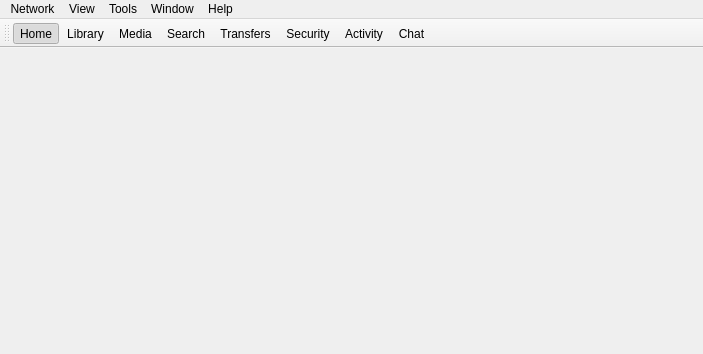
<?xml version="1.0" encoding="UTF-8"?>
<ui version="4.0">
 <class>CWinMain</class>
 <widget class="QMainWindow" name="WinMain">
  <property name="geometry">
   <rect>
    <x>0</x>
    <y>0</y>
    <width>703</width>
    <height>354</height>
   </rect>
  </property>
  <property name="windowTitle">
   <string>Quazaa</string>
  </property>
  <property name="windowIcon">
   <iconset resource="../Resource.qrc">
    <normaloff>:/Resource/Quazaa.png</normaloff>:/Resource/Quazaa.png</iconset>
  </property>
  <widget class="QWidget" name="centralwidget">
   <layout class="QVBoxLayout" name="verticalLayout">
    <property name="spacing">
     <number>0</number>
    </property>
    <property name="margin">
     <number>0</number>
    </property>
    <item>
     <widget class="QStackedWidget" name="stackedWidgetMain">
      <property name="autoFillBackground">
       <bool>true</bool>
      </property>
     </widget>
    </item>
   </layout>
  </widget>
  <widget class="QMenuBar" name="menubarMain">
   <property name="geometry">
    <rect>
     <x>0</x>
     <y>0</y>
     <width>703</width>
     <height>21</height>
    </rect>
   </property>
   <property name="styleSheet">
    <string notr="true"/>
   </property>
   <widget class="QMenu" name="menuNetwork">
    <property name="title">
     <string>Network</string>
    </property>
    <widget class="QMenu" name="menuConnect_To">
     <property name="title">
      <string>Choose Networks</string>
     </property>
     <addaction name="actionGnutella2"/>
     <addaction name="actionAres"/>
     <addaction name="actionEDonkey"/>
    </widget>
    <addaction name="actionConnect"/>
    <addaction name="actionDisconnect"/>
    <addaction name="separator"/>
    <addaction name="menuConnect_To"/>
    <addaction name="separator"/>
    <addaction name="actionChatWith"/>
    <addaction name="actionConnectTo"/>
    <addaction name="actionBrowseHost"/>
    <addaction name="separator"/>
    <addaction name="actionExitAfterTransfers"/>
    <addaction name="actionExit"/>
   </widget>
   <widget class="QMenu" name="menuView">
    <property name="title">
     <string>View</string>
    </property>
    <widget class="QMenu" name="menuAdvanced">
     <property name="title">
      <string>Advanced</string>
     </property>
     <addaction name="actionGraph"/>
     <addaction name="actionPacketDump"/>
     <addaction name="actionSearchMonitor"/>
     <addaction name="actionHitMonitor"/>
    </widget>
    <addaction name="actionHome"/>
    <addaction name="actionLibrary"/>
    <addaction name="actionMedia"/>
    <addaction name="actionSearch"/>
    <addaction name="actionTransfers"/>
    <addaction name="actionSecurity"/>
    <addaction name="actionActivity"/>
    <addaction name="actionChat"/>
    <addaction name="separator"/>
    <addaction name="actionHostCache"/>
    <addaction name="actionDiscovery"/>
    <addaction name="actionScheduler"/>
    <addaction name="menuAdvanced"/>
   </widget>
   <widget class="QMenu" name="menuTools">
    <property name="title">
     <string>Tools</string>
    </property>
    <widget class="QMenu" name="menuBitTorrent">
     <property name="title">
      <string>BitTorrent</string>
     </property>
     <addaction name="actionCreateTorrent"/>
     <addaction name="actionSeedTorrent"/>
     <addaction name="actionOpenTorrent"/>
    </widget>
    <addaction name="menuBitTorrent"/>
    <addaction name="actionURLDownload"/>
    <addaction name="actionOpenDownloadFolder"/>
    <addaction name="actionShares"/>
    <addaction name="actionImportPartials"/>
    <addaction name="separator"/>
    <addaction name="actionChooseSkin"/>
    <addaction name="actionChooseLanguage"/>
    <addaction name="separator"/>
    <addaction name="actionEditMyProfile"/>
    <addaction name="actionQuickstartWizard"/>
    <addaction name="actionSettings"/>
   </widget>
   <widget class="QMenu" name="menuWindow">
    <property name="title">
     <string>Window</string>
    </property>
    <addaction name="actionLockPanels"/>
   </widget>
   <widget class="QMenu" name="menuHelp">
    <property name="title">
     <string>Help</string>
    </property>
    <addaction name="actionUsersGuide"/>
    <addaction name="actionQuazaaForums"/>
    <addaction name="actionFAQ"/>
    <addaction name="separator"/>
    <addaction name="actionCheckForNewVersion"/>
    <addaction name="actionConnectionTest"/>
    <addaction name="separator"/>
    <addaction name="actionDonate"/>
    <addaction name="actionAbout_Qt"/>
    <addaction name="actionAbout"/>
   </widget>
   <addaction name="menuNetwork"/>
   <addaction name="menuView"/>
   <addaction name="menuTools"/>
   <addaction name="menuWindow"/>
   <addaction name="menuHelp"/>
  </widget>
  <widget class="QStatusBar" name="statusbar">
   <property name="sizeGripEnabled">
    <bool>false</bool>
   </property>
  </widget>
  <widget class="QToolBar" name="toolBarNavigation">
   <property name="windowTitle">
    <string>toolBar</string>
   </property>
   <property name="toolButtonStyle">
    <enum>Qt::ToolButtonTextBesideIcon</enum>
   </property>
   <attribute name="toolBarArea">
    <enum>TopToolBarArea</enum>
   </attribute>
   <attribute name="toolBarBreak">
    <bool>false</bool>
   </attribute>
   <addaction name="actionHome"/>
   <addaction name="actionLibrary"/>
   <addaction name="actionMedia"/>
   <addaction name="actionSearch"/>
   <addaction name="actionTransfers"/>
   <addaction name="actionSecurity"/>
   <addaction name="actionActivity"/>
   <addaction name="actionChat"/>
  </widget>
  <action name="actionExit">
   <property name="icon">
    <iconset resource="../Resource.qrc">
     <normaloff>:/Resource/Generic/Exit.png</normaloff>:/Resource/Generic/Exit.png</iconset>
   </property>
   <property name="text">
    <string>Exit</string>
   </property>
   <property name="menuRole">
    <enum>QAction::QuitRole</enum>
   </property>
  </action>
  <action name="actionAbout">
   <property name="icon">
    <iconset resource="../Resource.qrc">
     <normaloff>:/Resource/Quazaa32.png</normaloff>:/Resource/Quazaa32.png</iconset>
   </property>
   <property name="text">
    <string>About</string>
   </property>
   <property name="menuRole">
    <enum>QAction::AboutRole</enum>
   </property>
  </action>
  <action name="actionLockPanels">
   <property name="icon">
    <iconset resource="../Resource.qrc">
     <normaloff>:/Resource/Generic/LockPanels.png</normaloff>:/Resource/Generic/LockPanels.png</iconset>
   </property>
   <property name="text">
    <string>Lock Panels</string>
   </property>
  </action>
  <action name="actionHome">
   <property name="checkable">
    <bool>true</bool>
   </property>
   <property name="checked">
    <bool>true</bool>
   </property>
   <property name="icon">
    <iconset resource="../Resource.qrc">
     <normaloff>:/Resource/Generic/Home.png</normaloff>:/Resource/Generic/Home.png</iconset>
   </property>
   <property name="text">
    <string>Home</string>
   </property>
   <property name="toolTip">
    <string>Home</string>
   </property>
   <property name="whatsThis">
    <string notr="true">Home</string>
   </property>
  </action>
  <action name="actionLibrary">
   <property name="checkable">
    <bool>true</bool>
   </property>
   <property name="checked">
    <bool>false</bool>
   </property>
   <property name="icon">
    <iconset resource="../Resource.qrc">
     <normaloff>:/Resource/Library/Library.png</normaloff>:/Resource/Library/Library.png</iconset>
   </property>
   <property name="text">
    <string>Library</string>
   </property>
   <property name="whatsThis">
    <string notr="true">Library</string>
   </property>
  </action>
  <action name="actionSearch">
   <property name="checkable">
    <bool>true</bool>
   </property>
   <property name="icon">
    <iconset resource="../Resource.qrc">
     <normaloff>:/Resource/Generic/Search.png</normaloff>:/Resource/Generic/Search.png</iconset>
   </property>
   <property name="text">
    <string>Search</string>
   </property>
   <property name="whatsThis">
    <string notr="true">Search</string>
   </property>
  </action>
  <action name="actionTransfers">
   <property name="checkable">
    <bool>true</bool>
   </property>
   <property name="icon">
    <iconset resource="../Resource.qrc">
     <normaloff>:/Resource/Generic/Transfers.png</normaloff>:/Resource/Generic/Transfers.png</iconset>
   </property>
   <property name="text">
    <string>Transfers</string>
   </property>
   <property name="whatsThis">
    <string notr="true">Transfers</string>
   </property>
  </action>
  <action name="actionSecurity">
   <property name="checkable">
    <bool>true</bool>
   </property>
   <property name="icon">
    <iconset resource="../Resource.qrc">
     <normaloff>:/Resource/Security/Security.png</normaloff>:/Resource/Security/Security.png</iconset>
   </property>
   <property name="text">
    <string>Security</string>
   </property>
   <property name="whatsThis">
    <string notr="true">Security</string>
   </property>
  </action>
  <action name="actionActivity">
   <property name="checkable">
    <bool>true</bool>
   </property>
   <property name="icon">
    <iconset resource="../Resource.qrc">
     <normaloff>:/Resource/Generic/Globe.png</normaloff>:/Resource/Generic/Globe.png</iconset>
   </property>
   <property name="text">
    <string>Activity</string>
   </property>
   <property name="whatsThis">
    <string notr="true">Activity</string>
   </property>
  </action>
  <action name="actionMedia">
   <property name="checkable">
    <bool>true</bool>
   </property>
   <property name="icon">
    <iconset resource="../Resource.qrc">
     <normaloff>:/Resource/Media/Media.png</normaloff>:/Resource/Media/Media.png</iconset>
   </property>
   <property name="text">
    <string>Media</string>
   </property>
   <property name="whatsThis">
    <string notr="true">Media</string>
   </property>
   <property name="skinIdentifier" stdset="0">
    <string/>
   </property>
  </action>
  <action name="actionCreateTorrent">
   <property name="icon">
    <iconset resource="../Resource.qrc">
     <normaloff>:/Resource/Networks/CreateTorrent.png</normaloff>:/Resource/Networks/CreateTorrent.png</iconset>
   </property>
   <property name="text">
    <string>Create Torrent</string>
   </property>
  </action>
  <action name="actionSeedTorrent">
   <property name="icon">
    <iconset resource="../Resource.qrc">
     <normaloff>:/Resource/Networks/SeedTorrent.png</normaloff>:/Resource/Networks/SeedTorrent.png</iconset>
   </property>
   <property name="text">
    <string>Seed Torrent</string>
   </property>
  </action>
  <action name="actionOpenTorrent">
   <property name="icon">
    <iconset resource="../Resource.qrc">
     <normaloff>:/Resource/Networks/BitTorrent.png</normaloff>:/Resource/Networks/BitTorrent.png</iconset>
   </property>
   <property name="text">
    <string>Open Torrent</string>
   </property>
   <property name="toolTip">
    <string>Open Torrent</string>
   </property>
  </action>
  <action name="actionSettings">
   <property name="icon">
    <iconset resource="../Resource.qrc">
     <normaloff>:/Resource/Generic/Settings.png</normaloff>:/Resource/Generic/Settings.png</iconset>
   </property>
   <property name="text">
    <string>Settings</string>
   </property>
   <property name="menuRole">
    <enum>QAction::PreferencesRole</enum>
   </property>
  </action>
  <action name="actionEDonkey">
   <property name="checkable">
    <bool>true</bool>
   </property>
   <property name="icon">
    <iconset resource="../Resource.qrc">
     <normaloff>:/Resource/Networks/EDonkey.png</normaloff>:/Resource/Networks/EDonkey.png</iconset>
   </property>
   <property name="text">
    <string>eDonkey</string>
   </property>
   <property name="toolTip">
    <string>eDonkey</string>
   </property>
  </action>
  <action name="actionGnutella2">
   <property name="checkable">
    <bool>true</bool>
   </property>
   <property name="checked">
    <bool>true</bool>
   </property>
   <property name="icon">
    <iconset resource="../Resource.qrc">
     <normaloff>:/Resource/Networks/Gnutella2.png</normaloff>:/Resource/Networks/Gnutella2.png</iconset>
   </property>
   <property name="text">
    <string>Gnutella 2</string>
   </property>
  </action>
  <action name="actionConnect">
   <property name="icon">
    <iconset resource="../Resource.qrc">
     <normaloff>:/Resource/Network/Connect.png</normaloff>:/Resource/Network/Connect.png</iconset>
   </property>
   <property name="text">
    <string>Connect</string>
   </property>
  </action>
  <action name="actionDisconnect">
   <property name="icon">
    <iconset resource="../Resource.qrc">
     <normaloff>:/Resource/Network/Disconnect.png</normaloff>:/Resource/Network/Disconnect.png</iconset>
   </property>
   <property name="text">
    <string>Disconnect</string>
   </property>
  </action>
  <action name="actionConnectTo">
   <property name="icon">
    <iconset resource="../Resource.qrc">
     <normaloff>:/Resource/Network/ConnectTo.png</normaloff>:/Resource/Network/ConnectTo.png</iconset>
   </property>
   <property name="text">
    <string>Connect To</string>
   </property>
   <property name="shortcut">
    <string>Ctrl+T</string>
   </property>
  </action>
  <action name="actionExitAfterTransfers">
   <property name="icon">
    <iconset resource="../Resource.qrc">
     <normaloff>:/Resource/Generic/ExitAfterTransfers.png</normaloff>:/Resource/Generic/ExitAfterTransfers.png</iconset>
   </property>
   <property name="text">
    <string>Exit After Transfers</string>
   </property>
   <property name="menuRole">
    <enum>QAction::QuitRole</enum>
   </property>
  </action>
  <action name="actionChat">
   <property name="checkable">
    <bool>true</bool>
   </property>
   <property name="icon">
    <iconset resource="../Resource.qrc">
     <normaloff>:/Resource/Chat/Chat.png</normaloff>:/Resource/Chat/Chat.png</iconset>
   </property>
   <property name="text">
    <string>Chat</string>
   </property>
   <property name="whatsThis">
    <string notr="true">Chat</string>
   </property>
  </action>
  <action name="actionHostCache">
   <property name="checkable">
    <bool>true</bool>
   </property>
   <property name="icon">
    <iconset resource="../Resource.qrc">
     <normaloff>:/Resource/Network/HostCache.png</normaloff>:/Resource/Network/HostCache.png</iconset>
   </property>
   <property name="text">
    <string>Host Cache</string>
   </property>
   <property name="toolTip">
    <string>Host Cache</string>
   </property>
   <property name="statusTip">
    <string notr="true">Host Cache</string>
   </property>
  </action>
  <action name="actionDiscovery">
   <property name="checkable">
    <bool>true</bool>
   </property>
   <property name="icon">
    <iconset resource="../Resource.qrc">
     <normaloff>:/Resource/Network/Discovery.png</normaloff>:/Resource/Network/Discovery.png</iconset>
   </property>
   <property name="text">
    <string>Discovery</string>
   </property>
   <property name="statusTip">
    <string notr="true">Discovery</string>
   </property>
  </action>
  <action name="actionGraph">
   <property name="checkable">
    <bool>true</bool>
   </property>
   <property name="icon">
    <iconset resource="../Resource.qrc">
     <normaloff>:/Resource/Generic/Graph.png</normaloff>:/Resource/Generic/Graph.png</iconset>
   </property>
   <property name="text">
    <string>Graph</string>
   </property>
   <property name="statusTip">
    <string notr="true">Graph</string>
   </property>
  </action>
  <action name="actionPacketDump">
   <property name="checkable">
    <bool>true</bool>
   </property>
   <property name="icon">
    <iconset resource="../Resource.qrc">
     <normaloff>:/Resource/Network/PacketDump.png</normaloff>:/Resource/Network/PacketDump.png</iconset>
   </property>
   <property name="text">
    <string>Packet Dump</string>
   </property>
   <property name="statusTip">
    <string notr="true">Packet Dump</string>
   </property>
  </action>
  <action name="actionHitMonitor">
   <property name="checkable">
    <bool>true</bool>
   </property>
   <property name="icon">
    <iconset resource="../Resource.qrc">
     <normaloff>:/Resource/Network/HitMonitor.png</normaloff>:/Resource/Network/HitMonitor.png</iconset>
   </property>
   <property name="text">
    <string>Hit Monitor</string>
   </property>
   <property name="statusTip">
    <string notr="true">Hit Monitor</string>
   </property>
  </action>
  <action name="actionSearchMonitor">
   <property name="checkable">
    <bool>true</bool>
   </property>
   <property name="icon">
    <iconset resource="../Resource.qrc">
     <normaloff>:/Resource/Network/SearchMonitor.png</normaloff>:/Resource/Network/SearchMonitor.png</iconset>
   </property>
   <property name="text">
    <string>Search Monitor</string>
   </property>
   <property name="statusTip">
    <string notr="true">Search Monitor</string>
   </property>
  </action>
  <action name="actionShares">
   <property name="icon">
    <iconset resource="../Resource.qrc">
     <normaloff>:/Resource/Library/SharedFolders.png</normaloff>:/Resource/Library/SharedFolders.png</iconset>
   </property>
   <property name="text">
    <string>Edit Shared Folders</string>
   </property>
   <property name="toolTip">
    <string>Edit Shared Folders</string>
   </property>
  </action>
  <action name="actionURLDownload">
   <property name="icon">
    <iconset resource="../Resource.qrc">
     <normaloff>:/Resource/Generic/URLDownload.png</normaloff>:/Resource/Generic/URLDownload.png</iconset>
   </property>
   <property name="text">
    <string>Download File</string>
   </property>
  </action>
  <action name="actionImportPartials">
   <property name="icon">
    <iconset resource="../Resource.qrc">
     <normaloff>:/Resource/Library/ImportPartials.png</normaloff>:/Resource/Library/ImportPartials.png</iconset>
   </property>
   <property name="text">
    <string>Import Partials</string>
   </property>
  </action>
  <action name="actionOpenDownloadFolder">
   <property name="icon">
    <iconset resource="../Resource.qrc">
     <normaloff>:/Resource/Library/OpenDownloadFolder.png</normaloff>:/Resource/Library/OpenDownloadFolder.png</iconset>
   </property>
   <property name="text">
    <string>Open Download Folder</string>
   </property>
  </action>
  <action name="actionChooseSkin">
   <property name="icon">
    <iconset resource="../Resource.qrc">
     <normaloff>:/Resource/Generic/Skin.png</normaloff>:/Resource/Generic/Skin.png</iconset>
   </property>
   <property name="text">
    <string>Choose Skin</string>
   </property>
  </action>
  <action name="actionChooseLanguage">
   <property name="icon">
    <iconset resource="../Resource.qrc">
     <normaloff>:/Resource/Generic/Language.png</normaloff>:/Resource/Generic/Language.png</iconset>
   </property>
   <property name="text">
    <string>Choose Language</string>
   </property>
  </action>
  <action name="actionQuickstartWizard">
   <property name="icon">
    <iconset resource="../Resource.qrc">
     <normaloff>:/Resource/Generic/Wizard.png</normaloff>:/Resource/Generic/Wizard.png</iconset>
   </property>
   <property name="text">
    <string>Quickstart Wizard</string>
   </property>
  </action>
  <action name="actionUsersGuide">
   <property name="icon">
    <iconset resource="../Resource.qrc">
     <normaloff>:/Resource/Generic/UsersGuide.png</normaloff>:/Resource/Generic/UsersGuide.png</iconset>
   </property>
   <property name="text">
    <string>User's Guide</string>
   </property>
  </action>
  <action name="actionFAQ">
   <property name="icon">
    <iconset resource="../Resource.qrc">
     <normaloff>:/Resource/Generic/Help.png</normaloff>:/Resource/Generic/Help.png</iconset>
   </property>
   <property name="text">
    <string>FAQ</string>
   </property>
  </action>
  <action name="actionConnectionTest">
   <property name="icon">
    <iconset resource="../Resource.qrc">
     <normaloff>:/Resource/Network/Connect.png</normaloff>:/Resource/Network/Connect.png</iconset>
   </property>
   <property name="text">
    <string>Connection Test</string>
   </property>
  </action>
  <action name="actionCheckForNewVersion">
   <property name="icon">
    <iconset resource="../Resource.qrc">
     <normaloff>:/Resource/Generic/Check.png</normaloff>:/Resource/Generic/Check.png</iconset>
   </property>
   <property name="text">
    <string>Check For New Version</string>
   </property>
  </action>
  <action name="actionDonate">
   <property name="icon">
    <iconset resource="../Resource.qrc">
     <normaloff>:/Resource/Generic/Donate.png</normaloff>:/Resource/Generic/Donate.png</iconset>
   </property>
   <property name="text">
    <string>Donate</string>
   </property>
  </action>
  <action name="actionQuazaaForums">
   <property name="icon">
    <iconset resource="../Resource.qrc">
     <normaloff>:/Resource/Generic/QuazaaForums.png</normaloff>:/Resource/Generic/QuazaaForums.png</iconset>
   </property>
   <property name="text">
    <string>Quazaa Forums</string>
   </property>
  </action>
  <action name="actionAres">
   <property name="checkable">
    <bool>true</bool>
   </property>
   <property name="icon">
    <iconset resource="../Resource.qrc">
     <normaloff>:/Resource/Networks/Ares.png</normaloff>:/Resource/Networks/Ares.png</iconset>
   </property>
   <property name="text">
    <string>Ares</string>
   </property>
  </action>
  <action name="actionScheduler">
   <property name="checkable">
    <bool>true</bool>
   </property>
   <property name="icon">
    <iconset resource="../Resource.qrc">
     <normaloff>:/Resource/Generic/Scheduler.png</normaloff>:/Resource/Generic/Scheduler.png</iconset>
   </property>
   <property name="text">
    <string>Scheduler</string>
   </property>
   <property name="toolTip">
    <string>Scheduler</string>
   </property>
  </action>
  <action name="actionShowOrHide">
   <property name="icon">
    <iconset resource="../Resource.qrc">
     <normaloff>:/Resource/Quazaa.png</normaloff>:/Resource/Quazaa.png</iconset>
   </property>
   <property name="text">
    <string>Show/Hide Quazaa</string>
   </property>
   <property name="toolTip">
    <string>Show/Hide Quazaa</string>
   </property>
  </action>
  <action name="actionEditMyProfile">
   <property name="icon">
    <iconset resource="../Resource.qrc">
     <normaloff>:/Resource/Chat/DefaultAvatar.png</normaloff>:/Resource/Chat/DefaultAvatar.png</iconset>
   </property>
   <property name="text">
    <string>Edit My Profile</string>
   </property>
  </action>
  <action name="actionNewSearch">
   <property name="icon">
    <iconset resource="../Resource.qrc">
     <normaloff>:/Resource/Generic/NewSearch.png</normaloff>:/Resource/Generic/NewSearch.png</iconset>
   </property>
   <property name="text">
    <string>New Search</string>
   </property>
   <property name="toolTip">
    <string>Start A New Search</string>
   </property>
  </action>
  <action name="actionMediaPlay">
   <property name="enabled">
    <bool>false</bool>
   </property>
   <property name="icon">
    <iconset resource="../Resource.qrc">
     <normaloff>:/Resource/Media/PlayMedia.png</normaloff>
     <normalon>:/Resource/Media/PauseMedia.png</normalon>:/Resource/Media/PlayMedia.png</iconset>
   </property>
   <property name="text">
    <string>Play</string>
   </property>
   <property name="toolTip">
    <string>Play</string>
   </property>
  </action>
  <action name="actionMediaOpen">
   <property name="icon">
    <iconset resource="../Resource.qrc">
     <normaloff>:/Resource/Media/OpenMedia.png</normaloff>:/Resource/Media/OpenMedia.png</iconset>
   </property>
   <property name="text">
    <string>Open Media</string>
   </property>
  </action>
  <action name="actionMediaRewind">
   <property name="enabled">
    <bool>false</bool>
   </property>
   <property name="icon">
    <iconset resource="../Resource.qrc">
     <normaloff>:/Resource/Media/PreviousMediaTrack.png</normaloff>:/Resource/Media/PreviousMediaTrack.png</iconset>
   </property>
   <property name="text">
    <string>Rewind</string>
   </property>
   <property name="toolTip">
    <string>Rewind</string>
   </property>
  </action>
  <action name="actionMediaNextTrack">
   <property name="enabled">
    <bool>false</bool>
   </property>
   <property name="icon">
    <iconset resource="../Resource.qrc">
     <normaloff>:/Resource/Media/NextMediaTrack.png</normaloff>:/Resource/Media/NextMediaTrack.png</iconset>
   </property>
   <property name="text">
    <string>Next Track</string>
   </property>
  </action>
  <action name="actionBrowseHost">
   <property name="icon">
    <iconset resource="../Resource.qrc">
     <normaloff>:/Resource/Network/Browse.png</normaloff>:/Resource/Network/Browse.png</iconset>
   </property>
   <property name="text">
    <string>Browse Host</string>
   </property>
   <property name="toolTip">
    <string>Browse Host</string>
   </property>
  </action>
  <action name="actionMediaStop">
   <property name="enabled">
    <bool>false</bool>
   </property>
   <property name="icon">
    <iconset resource="../Resource.qrc">
     <normaloff>:/Resource/Media/StopMedia.png</normaloff>:/Resource/Media/StopMedia.png</iconset>
   </property>
   <property name="text">
    <string>Stop Media</string>
   </property>
  </action>
  <action name="actionMediaRepeat">
   <property name="checkable">
    <bool>true</bool>
   </property>
   <property name="icon">
    <iconset resource="../Resource.qrc">
     <normaloff>:/Resource/Media/Repeat.png</normaloff>:/Resource/Media/Repeat.png</iconset>
   </property>
   <property name="text">
    <string>Repeat</string>
   </property>
   <property name="toolTip">
    <string>Repeat</string>
   </property>
  </action>
  <action name="actionMediaShuffle">
   <property name="checkable">
    <bool>true</bool>
   </property>
   <property name="icon">
    <iconset resource="../Resource.qrc">
     <normaloff>:/Resource/Media/Shuffle.png</normaloff>:/Resource/Media/Shuffle.png</iconset>
   </property>
   <property name="text">
    <string>Shuffle</string>
   </property>
   <property name="toolTip">
    <string>Shuffle</string>
   </property>
  </action>
  <action name="actionMediaSettings">
   <property name="icon">
    <iconset resource="../Resource.qrc">
     <normaloff>:/Resource/Generic/Settings.png</normaloff>:/Resource/Generic/Settings.png</iconset>
   </property>
   <property name="text">
    <string>Settings</string>
   </property>
   <property name="toolTip">
    <string>Settings</string>
   </property>
  </action>
  <action name="actionMediaMute">
   <property name="icon">
    <iconset resource="../Resource.qrc">
     <normaloff>:/Resource/Media/Unmute.png</normaloff>:/Resource/Media/Unmute.png</iconset>
   </property>
   <property name="text">
    <string>Mute</string>
   </property>
   <property name="toolTip">
    <string>Mute</string>
   </property>
  </action>
  <action name="actionChatWith">
   <property name="icon">
    <iconset resource="../Resource.qrc">
     <normaloff>:/Resource/Chat/Chat.png</normaloff>:/Resource/Chat/Chat.png</iconset>
   </property>
   <property name="text">
    <string>New Private Message</string>
   </property>
   <property name="toolTip">
    <string>Chat With</string>
   </property>
  </action>
  <action name="actionAbout_Qt">
   <property name="icon">
    <iconset resource="../Resource.qrc">
     <normaloff>:/Resource/Credits/QT.png</normaloff>:/Resource/Credits/QT.png</iconset>
   </property>
   <property name="text">
    <string>About Qt</string>
   </property>
   <property name="menuRole">
    <enum>QAction::AboutQtRole</enum>
   </property>
  </action>
 </widget>
 <resources>
  <include location="../Resource.qrc"/>
 </resources>
 <connections/>
</ui>
